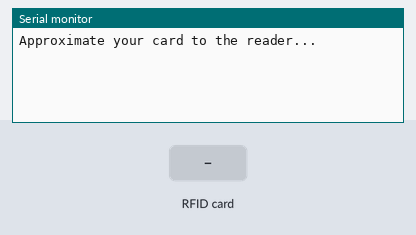
This sketch was run on a simulated Arduino Uno, built with avr-gcc and run on an emulated ATmega328P. Parts: the last lines printed to the serial monitor. The test bench sets the inputs (shaded band).

Above: at 1.2 s.
1.3 s: RFID card 77 60 D5 B5 held to the reader
At 2.5 s:
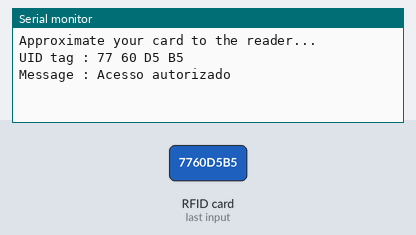
2.8 s: RFID card 5E 7A 19 C4 held to the reader
At 5.3 s:
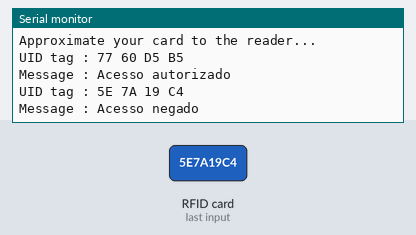

Measured:
- after the input at 1.3 s, the serial monitor: prints a new line at once (image 1)
- after the input at 2.8 s, the serial monitor: prints a new line after 1.5 s (image 2)

The sketch:

RFID.ino
```cpp
#include <SPI.h>
#include <MFRC522.h>

#define SS_PIN 10
#define RST_PIN 9
MFRC522 mfrc522(SS_PIN, RST_PIN);   // Inicia o MFRC522

void rfidcheck() {
  // Deteção de novos cartões
  if ( ! mfrc522.PICC_IsNewCardPresent()) {
    return;

  }


  // Select one of the cards
  if ( ! mfrc522.PICC_ReadCardSerial()) {
    return;

  }
  //Show UID on serial monitor
  Serial.print("UID tag :");
  String content = "";
  byte letter;
  for (byte i = 0; i < mfrc522.uid.size; i++)
  {
    Serial.print(mfrc522.uid.uidByte[i] < 0x10 ? " 0" : " ");
    Serial.print(mfrc522.uid.uidByte[i], HEX);
    content.concat(String(mfrc522.uid.uidByte[i] < 0x10 ? " 0" : " "));
    content.concat(String(mfrc522.uid.uidByte[i], HEX));
  }
  Serial.println();
  Serial.print("Message : ");
  content.toUpperCase();
  if (content.substring(1) == "77 60 D5 B5") // ID do cartão
  {
    Serial.println("Acesso autorizado");
    Serial.println();
    delay(3000);
  }

  else   {
    Serial.println("Acesso negado");
    delay(3000);
  }

}
void setup()
{
  Serial.begin(9600);   // Initiate a serial communication
  SPI.begin();      // Initiate  SPI bus
  mfrc522.PCD_Init();   // Initiate MFRC522
  Serial.println("Approximate your card to the reader...");
  Serial.println();

}
void loop()
{
rfidcheck();
}
```
